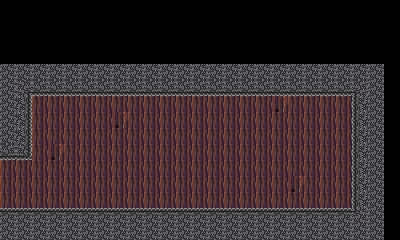

This game map was drawn from its Tiled (.tmx) file and the tilesets committed beside it. A one-line description and the trimmed map source follow:
An orthogonal 25x15 tile map with 16x16 px tiles, 4 tile layers (SilhouetteLayer, BackgroundLayer, GameLayer, ForegroundLayer) and 2 objects (spawn, npcSpawn).

<map version="1.0" orientation="orthogonal" renderorder="left-up" width="25" height="15" tilewidth="16" tileheight="16" nextobjectid="3">
 <properties>
  <property name="exitLeft" value="lumbroff_01.tmx" />
  <property name="spawn" value="door_05" />
 </properties>
 <tileset firstgid="1" name="Lumbroff_tileset" tilewidth="16" tileheight="16">
  <image source="../graphics/levels/Lumbroff_tileset.png" trans="ff00ff" width="512" height="512" />
  <terraintypes>
   <terrain name="silhtree" tile="-1" />
   <terrain name="foliage" tile="-1" />
   <terrain name="stone" tile="-1" />
   <terrain name="ground" tile="-1" />
  </terraintypes>
  <tile id="1" terrain=",,,3" />
  <tile id="2" terrain=",,3," />
  <tile id="4" terrain=",,,2" />
  <tile id="5" terrain=",,2," />
  <tile id="18" terrain=",,,1" />
  <tile id="20" terrain=",,1," />
  <tile id="26" terrain=",,,0" />
  <tile id="28" terrain=",,0," />
  <tile id="32" terrain=",,3,3" />
  <tile id="33" terrain=",3,3,3" />
  <tile id="34" terrain="3,,3,3" />
  <tile id="35" terrain=",,2,2" />
  <tile id="36" terrain=",2,2,2" />
  <tile id="37" terrain="2,,2,2" />
  <tile id="49" terrain=",,1,1" />
  <tile id="50" terrain=",1,1,1" />
  <tile id="51" terrain="1,1,1,1" />
  <tile id="52" terrain="1,,1,1" />
  <tile id="57" terrain=",,0,0" />
  <tile id="58" terrain=",0,0,0" />
  <tile id="59" terrain="0,0,0,0" />
  <tile id="60" terrain="0,,0,0" />
  <tile id="64" terrain="3,3,," />
  <tile id="65" terrain="3,3,,3" />
  <tile id="66" terrain="3,3,3," />
  <tile id="67" terrain="2,2,," />
  <tile id="68" terrain="2,2,,2" />
  <tile id="69" terrain="2,2,2," />
  <tile id="82" terrain="1,1,,1" />
  <tile id="84" terrain="1,1,1," />
  <tile id="90" terrain="0,0,,0" />
  <tile id="92" terrain="0,0,0," />
  <tile id="96" terrain="3,3,3,3" />
  <tile id="97" terrain=",3,,3" />
  <tile id="98" terrain="3,,3," />
  <tile id="99" terrain="2,2,2,2" />
  <tile id="100" terrain=",2,,2" />
  <tile id="101" terrain="2,,2," />
  <tile id="114" terrain=",1,,1" />
  <tile id="116" terrain="1,,1," />
  <tile id="122" terrain=",0,,0" />
  <tile id="124" terrain="0,,0," />
  <tile id="129" terrain=",3,," />
  <tile id="130" terrain="3,,," />
  <tile id="132" terrain=",2,," />
  <tile id="133" terrain="2,,," />
  <tile id="145" terrain="1,1,," />
  <tile id="146" terrain=",1,," />
  <tile id="148" terrain="1,,," />
  <tile id="153" terrain="0,0,," />
  <tile id="154" terrain=",0,," />
  <tile id="156" terrain="0,,," />
 </tileset>
 <layer name="SilhouetteLayer" width="25" height="15">
  <data>[375 cells, 375 non-empty, 1 distinct tile ids]</data>
 </layer>
 <layer name="BackgroundLayer" width="25" height="15">
  <data>[375 cells, 146 non-empty, 2 distinct tile ids]</data>
 </layer>
 <layer name="GameLayer" width="25" height="15">
  <data>[375 cells, 118 non-empty, 9 distinct tile ids]</data>
 </layer>
 <layer name="ForegroundLayer" width="25" height="15">
  <data>[375 cells, 0 non-empty, 0 distinct tile ids]</data>
 </layer>
 <objectgroup name="Actors">
  <object id="1" name="playerSpawnLeft" type="spawn" x="7.5" y="201.5">
   <ellipse />
  </object>
  <object id="2" name="lumbroffMerchant_05" type="npcSpawn" x="246" y="200.5">
   <properties>
    <property name="npcType" value="merchant" />
    <property name="script" value="lumbroff_merchant_05" />
   </properties>
   <ellipse />
  </object>
 </objectgroup>
</map>
